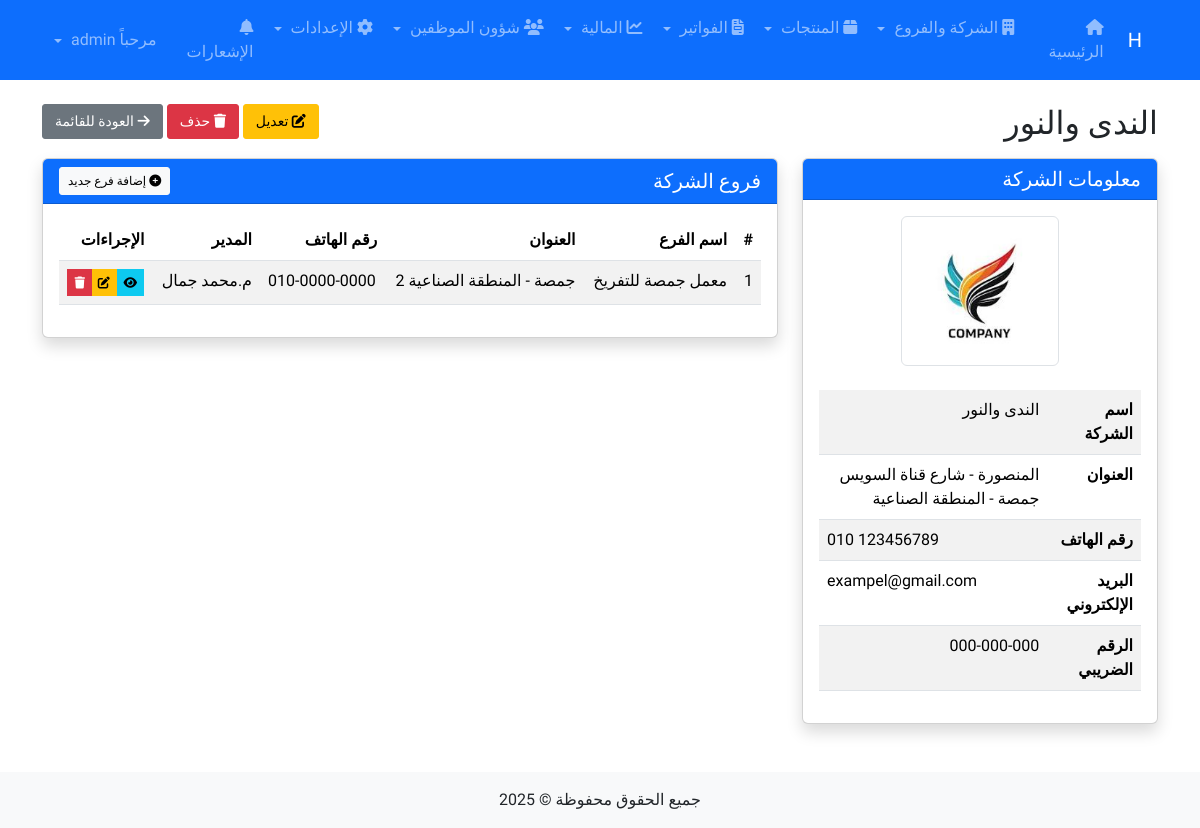
Page /companies/1/ (signed in) on the committed database.
### core/models.py (models this page shows, shortened)
class Company(models.Model):
    name = models.CharField(_("اسم الشركة"), max_length=255)
    address = models.TextField(_("العنوان"), blank=True, null=True)
    phone = models.CharField(_("رقم الهاتف"), max_length=20, blank=True, null=True)
    email = models.EmailField(_("البريد الإلكتروني"), blank=True, null=True)
    tax_number = models.CharField(_("الرقم الضريبي"), max_length=50, blank=True, null=True)
    logo = models.ImageField(_("الشعار"), upload_to='company_logos/', blank=True, null=True)
    class Meta:
        verbose_name = _("شركة")
        verbose_name_plural = _("الشركات")

class Branch(models.Model):
    company = models.ForeignKey(Company, on_delete=models.CASCADE, related_name='branches', verbose_name=_("الشركة"))
    name = models.CharField(_("اسم الفرع"), max_length=255)
    address = models.TextField(_("العنوان"), blank=True, null=True)
    phone = models.CharField(_("رقم الهاتف"), max_length=20, blank=True, null=True)
    manager = models.CharField(_("المدير"), max_length=255, blank=True, null=True)
    class Meta:
        verbose_name = _("فرع")
        verbose_name_plural = _("الفروع")

### core/views.py (the view)
# urls.py: path('companies/<int:pk>/', views.company_detail, name='company_detail'),
@login_required
def company_detail(request, pk):
    company = get_object_or_404(Company, pk=pk)
    branches = Branch.objects.filter(company=company)
    return render(request, 'core/company/detail.html', {'company': company, 'branches': branches})

### users/context_processors.py (called while the page is built)
def notifications(request):
    context_data = {
        'unread_notifications_count': 0
    }
    if request.user.is_authenticated:
        context_data['unread_notifications_count'] = get_unread_notifications_count(request.user)
    return context_data

### users/utils.py (called while the page is built)
def get_unread_notifications_count(user):
    return UserNotification.objects.filter(recipient=user, is_read=False).count()

### templates/core/company/detail.html (shortened to what this page needs)
{% extends 'base.html' %}
{% block content %}
<div class="row mb-3">
    <div class="col-md-8">
        <h2 class="mb-0">{{ company.name }}</h2>
    </div>
    <div class="col-md-4 text-end">
        <a href="{% url 'company_edit' company.pk %}" class="btn btn-warning">
            <i class="fas fa-edit"></i> تعديل
        </a>
        <a href="{% url 'company_delete' company.pk %}" class="btn btn-danger">
            <i class="fas fa-trash"></i> حذف
        </a>
        <a href="{% url 'company_list' %}" class="btn btn-secondary">
            <i class="fas fa-arrow-right"></i> العودة للقائمة
        </a>
    </div>
</div>
<div class="row">
    <div class="col-md-4">
        <div class="card shadow mb-4">
            <div class="card-header bg-primary text-white">
                <h5 class="card-title mb-0">معلومات الشركة</h5>
            </div>
            <div class="card-body">
                <div class="text-center mb-4">
                    {% if company.logo %}
                        <img src="{{ company.logo.url }}" alt="{{ company.name }}" class="img-fluid img-thumbnail" style="max-height: 150px;">
                    {% else %}
                        <div class="bg-light text-center p-5 mb-3">
                            <i class="fas fa-building fa-5x text-muted"></i>
                        </div>
                    {% endif %}
                </div>
                <table class="table table-striped">
                    <tbody>
                        <tr>
                            <th>اسم الشركة</th>
                            <td>{{ company.name }}</td>
                        </tr>
                        <tr>
                            <th>العنوان</th>
                            <td>{{ company.address }}</td>
                        </tr>
                        <tr>
                            <th>رقم الهاتف</th>
                            <td dir="ltr">{{ company.phone }}</td>
                        </tr>
                        <tr>
                            <th>البريد الإلكتروني</th>
                            <td dir="ltr">{{ company.email }}</td>
                        </tr>
                        <tr>
                            <th>الرقم الضريبي</th>
                            <td>{{ company.tax_number|default:"-" }}</td>
                        </tr>
                    </tbody>
                </table>
            </div>
        </div>
    </div>
    <div class="col-md-8">
        <div class="card shadow">
            <div class="card-header bg-primary text-white d-flex justify-content-between align-items-center">
                <h5 class="card-title mb-0">فروع الشركة</h5>
                <a href="{% url 'branch_add' %}" class="btn btn-light btn-sm">
                    <i class="fas fa-plus-circle"></i> إضافة فرع جديد
                </a>
            </div>
            <div class="card-body">
                {% if branches %}
                    <div class="table-responsive">
                        <table class="table table-striped table-hover">
                            <thead>
                                <tr>
                                    <th>#</th>
                                    <th>اسم الفرع</th>
                                    <th>العنوان</th>
                                    <th>رقم الهاتف</th>
                                    <th>المدير</th>
                                    <th>الإجراءات</th>
                                </tr>
                            </thead>
                            <tbody>
                                {% for branch in branches %}
                                    <tr>
                                        <td>{{ forloop.counter }}</td>
                                        <td>{{ branch.name }}</td>
                                        <td>{{ branch.address|truncatechars:30 }}</td>
                                        <td dir="ltr">{{ branch.phone }}</td>
                                        <td>{{ branch.manager|default:"-" }}</td>
                                        <td>
                                            <div class="btn-group">
                                                <a href="{% url 'branch_detail' branch.pk %}" class="btn btn-sm btn-info">
                                                    <i class="fas fa-eye"></i>
                                                </a>
                                                <a href="{% url 'branch_edit' branch.pk %}" class="btn btn-sm btn-warning">
                                                    <i class="fas fa-edit"></i>
                                                </a>
                                                <a href="{% url 'branch_delete' branch.pk %}" class="btn btn-sm btn-danger">
                                                    <i class="fas fa-trash"></i>
                                                </a>
                                            </div>
                                        </td>
                                    </tr>
                                {% endfor %}
                            </tbody>
                        </table>
                    </div>
                {% else %}
                    <div class="alert alert-info">
                        لا توجد فروع مسجلة لهذه الشركة. <a href="{% url 'branch_add' %}">أضف فرع جديد</a>
                    </div>
                {% endif %}
            </div>
        </div>
    </div>
</div>
{% endblock %}

### templates/base.html (style rules this page uses)
body { font-family: 'Tajawal', sans-serif; }
.card { transition: transform 0.3s; }
.btn { padding: 0.375rem 0.75rem; font-size: 0.875rem; border-radius: 3px; box-shadow: none; transition: all 0.2s; }
.btn-sm { padding: 0.25rem 0.5rem; font-size: 0.75rem; }
.table .btn { padding: 0.2rem 0.4rem; font-size: 0.75rem; }

### rows in the picture
Company: name "الندى والنور", logo (picture), address "المنصورة - شارع قناة السويس جمصة - المنطقة الصناعية", phone "010 123456789", email "exampel@gmail.com", tax_number "000-000-000"
Branch: name "معمل جمصة للتفريخ", address "جمصة - المنطقة الصناعية 2", phone "010-0000-0000", manager "م.محمد جمال"
